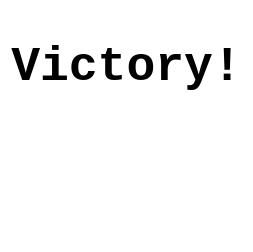
<?xml version="1.0" encoding="UTF-8"?>
<ui version="4.0">
 <class>QtTicTacToeWinnerDialog</class>
 <widget class="QDialog" name="QtTicTacToeWinnerDialog">
  <property name="geometry">
   <rect>
    <x>0</x>
    <y>0</y>
    <width>250</width>
    <height>252</height>
   </rect>
  </property>
  <property name="palette">
   <palette>
    <active>
     <colorrole role="Base">
      <brush brushstyle="SolidPattern">
       <color alpha="255">
        <red>255</red>
        <green>255</green>
        <blue>255</blue>
       </color>
      </brush>
     </colorrole>
     <colorrole role="Window">
      <brush brushstyle="SolidPattern">
       <color alpha="255">
        <red>255</red>
        <green>255</green>
        <blue>255</blue>
       </color>
      </brush>
     </colorrole>
    </active>
    <inactive>
     <colorrole role="Base">
      <brush brushstyle="SolidPattern">
       <color alpha="255">
        <red>255</red>
        <green>255</green>
        <blue>255</blue>
       </color>
      </brush>
     </colorrole>
     <colorrole role="Window">
      <brush brushstyle="SolidPattern">
       <color alpha="255">
        <red>255</red>
        <green>255</green>
        <blue>255</blue>
       </color>
      </brush>
     </colorrole>
    </inactive>
    <disabled>
     <colorrole role="Base">
      <brush brushstyle="SolidPattern">
       <color alpha="255">
        <red>255</red>
        <green>255</green>
        <blue>255</blue>
       </color>
      </brush>
     </colorrole>
     <colorrole role="Window">
      <brush brushstyle="SolidPattern">
       <color alpha="255">
        <red>255</red>
        <green>255</green>
        <blue>255</blue>
       </color>
      </brush>
     </colorrole>
    </disabled>
   </palette>
  </property>
  <property name="font">
   <font>
    <family>Courier New</family>
    <pointsize>36</pointsize>
    <weight>75</weight>
    <bold>true</bold>
   </font>
  </property>
  <property name="windowTitle">
   <string>Victory!</string>
  </property>
  <property name="windowIcon">
   <iconset resource="resources.qrc">
    <normaloff>:/images/R.png</normaloff>:/images/R.png</iconset>
  </property>
  <layout class="QVBoxLayout" name="verticalLayout">
   <item>
    <widget class="QLabel" name="label_title">
     <property name="text">
      <string>Victory!</string>
     </property>
     <property name="alignment">
      <set>Qt::AlignCenter</set>
     </property>
    </widget>
   </item>
   <item>
    <widget class="QLabel" name="label_winner">
     <property name="text">
      <string/>
     </property>
     <property name="pixmap">
      <pixmap resource="resources.qrc">:/images/X.png</pixmap>
     </property>
     <property name="alignment">
      <set>Qt::AlignCenter</set>
     </property>
    </widget>
   </item>
  </layout>
 </widget>
 <resources>
  <include location="resources.qrc"/>
 </resources>
 <connections/>
</ui>
